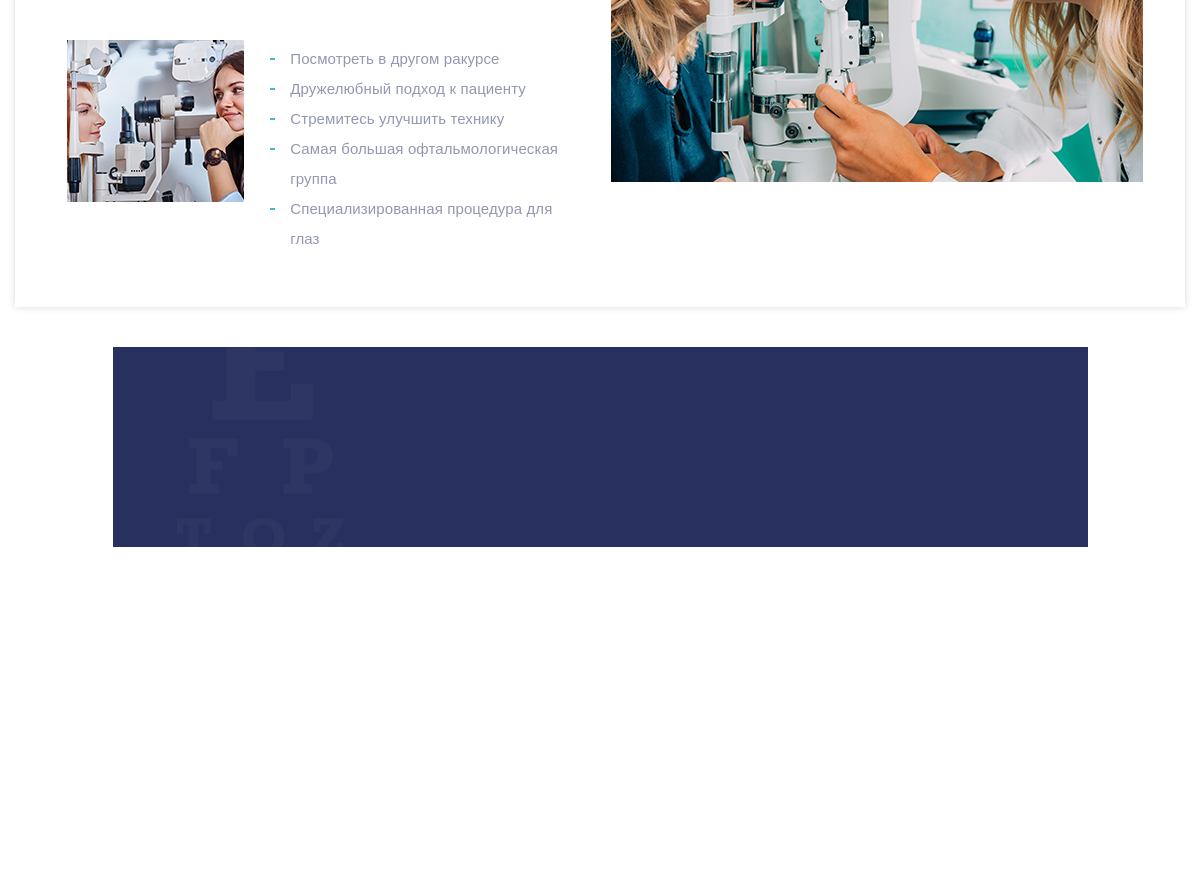
The app's page / (middle part), older data.
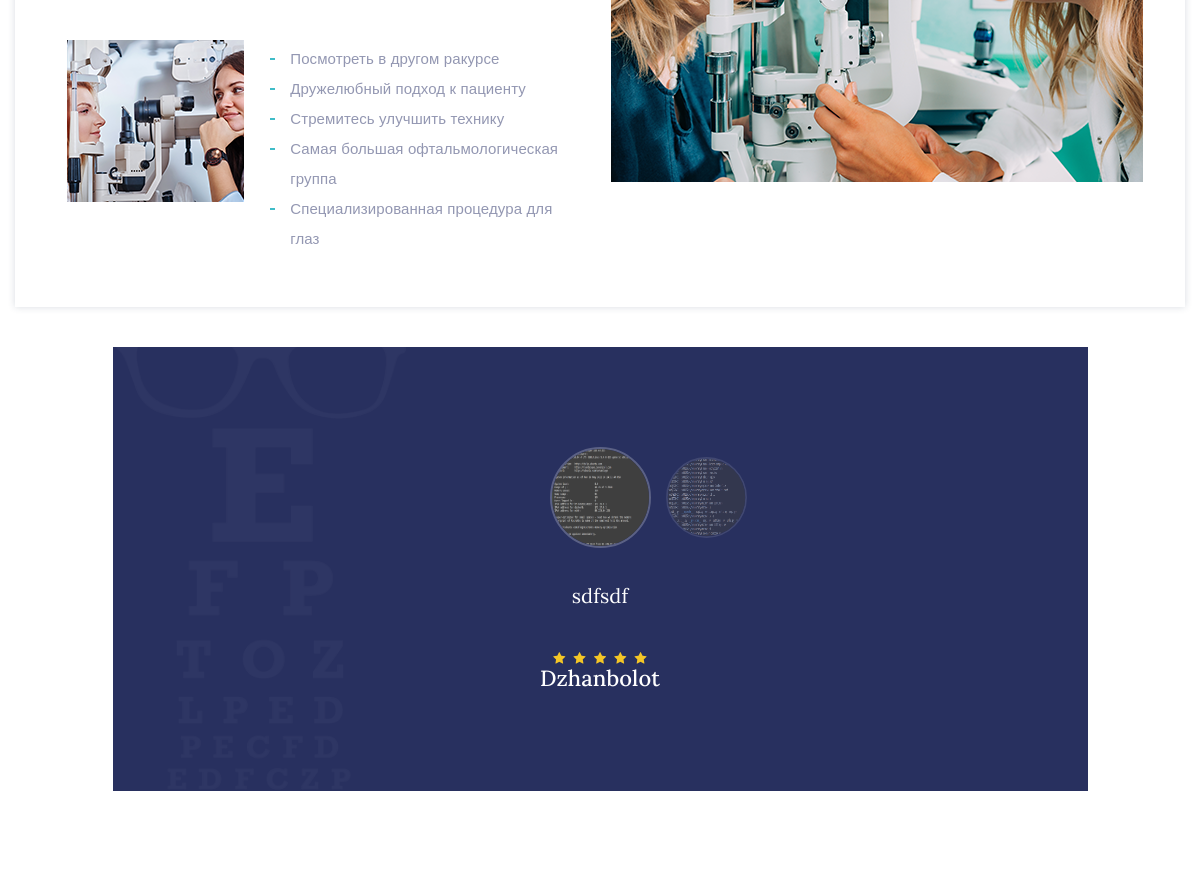
The same page, newer data.
### home/models.py (models this page shows, shortened)
class Reviews(models.Model):
    name = models.CharField(max_length=100, verbose_name="ФИО")
    image = models.ImageField(null=True, blank=True, upload_to="reviews")
    text = models.TextField(verbose_name="отзывы")
    class Meta:
        verbose_name = 'Отзывы'
        ordering = ['name']

### home/views.py (the view)
# urls.py: path('', home, name='home'),
def home(request):
    doctors = Doctor.objects.all()
    news = News.objects.all()
    reviews = Reviews.objects.all()
    context = {"doctors": doctors, "news": news, "reviews": reviews}
    return render(request, "home.html", context)

### templates/home.html (shortened to what the changed rows need)
{% extends 'index2.html' %}
{% load static %}
{% load i18n%}
{% block page %}
      <div class="site-main">
        <section
          class="ttm-row zero_padding-section testimonial-section clearfix"
        >
          <div class="container">
            <div class="row no-gutters">
              <div class="col-lg-10 col-md-12">
                <div
                  class="col-bg-img-four ttm-col-bgimage-yes ttm-bgcolor-darkgrey spacing-8 position-relative"
                >
                  <div class="ttm-col-wrapper-bg-layer ttm-bg-layer"></div>
                  <div class="layer-content">
                    <div class="row">
                      <div class="col-lg-5 col-md-4 m-auto">
                        <div class="testimonials-nav">
                          {% for re in reviews %}
                          <div
                            class="testimonial-avatar"
                            aria-hidden="true"
                            tabindex="0"
                          >
                            <div class="testimonial-img">
                              <img
                                class="img-fluid"
                                src="{{ re.image.url }}"
                                alt="testimonial-img"
                              />
                            </div>
                          </div>
                          {% endfor %}
                        </div>
                      </div>
                      <div class="col-lg-12">
                        <div class="testimonials-info style3">
                          {% for r in reviews %}
                          <div class="testimonials">
                            <div class="testimonial-content">
                              <blockquote class="testimonial-text text-center">
                                {{r.text}}
                              </blockquote>
                              <div class="testimonial-bottom">
                                <div class="star-ratings">
                                  <ul class="rating">
                                    <li><i class="fa fa-star"></i></li>
                                    <li><i class="fa fa-star"></i></li>
                                    <li><i class="fa fa-star"></i></li>
                                    <li><i class="fa fa-star"></i></li>
                                    <li><i class="fa fa-star"></i></li>
                                  </ul>
                                </div>
                                <div class="testimonial-caption">
                                  <h3>{{r.name}}</h3>
                                </div>
                              </div>
                            </div>
                          </div>
                          {% endfor %}
                        </div>
                      </div>
                    </div>
                  </div>
                </div>
              </div>
            </div>
          </div>
        </section>
{% endblock %}

Row changes from the older to the newer data that the page shows:
added Reviews: image (picture), text "sdfsdf", name "Dzhanbolot"
added Reviews: image (picture)
